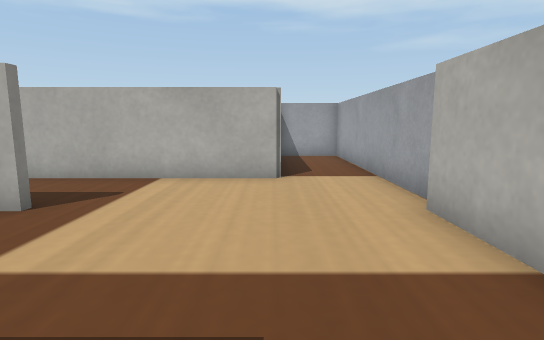
view 1 (above)

17 first-person views from a walk through a world built for the Webots simulator. The camera is 0.06 m above the floor, tilts 8° down and sees 80° across. The floor is counted in squares, 0.05 m on a side. Each view is taken from the middle of a square. On the plan, view 1 faces up. The plan holds only what a view shows up to about 13 squares ahead; the rest is blank. The robots in the file are not drawn. Webots' stock objects and surfaces are drawn as simple stand-ins.

view 2
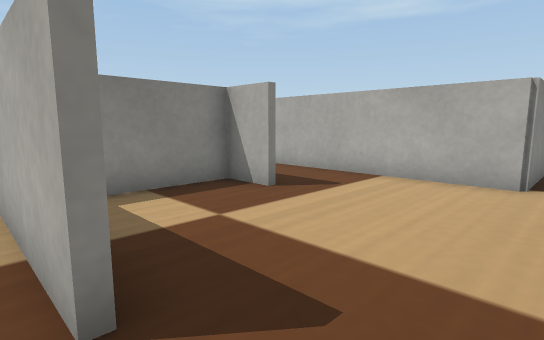

view 3
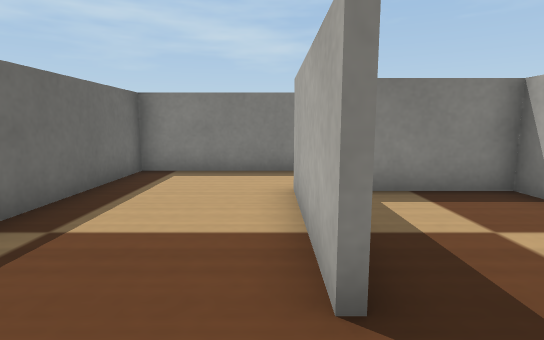

view 4
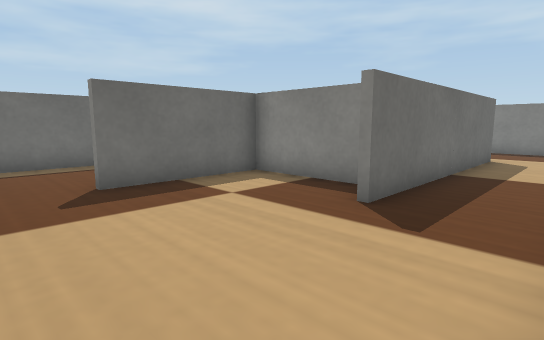

view 5
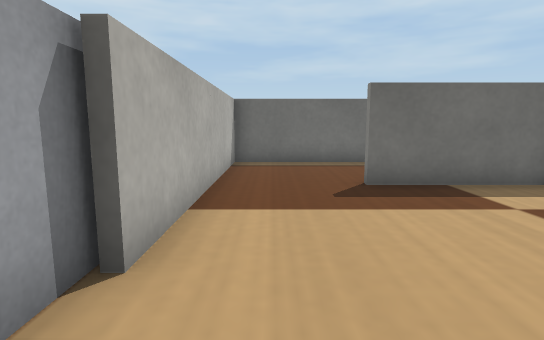

view 6
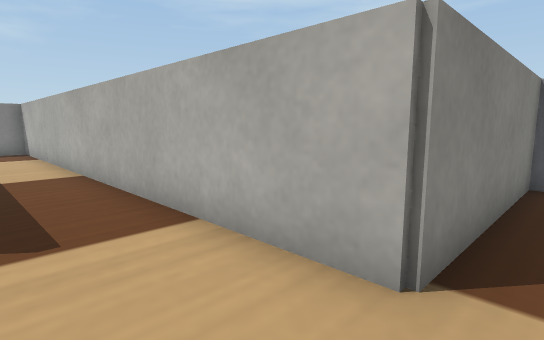

view 7
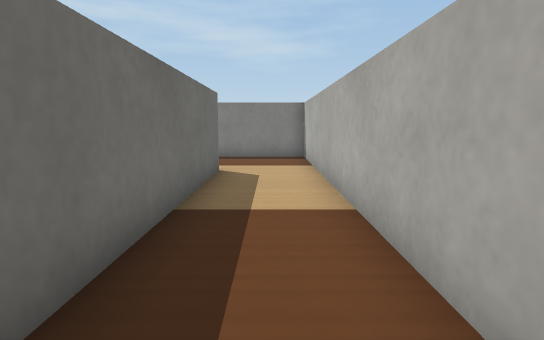

view 8
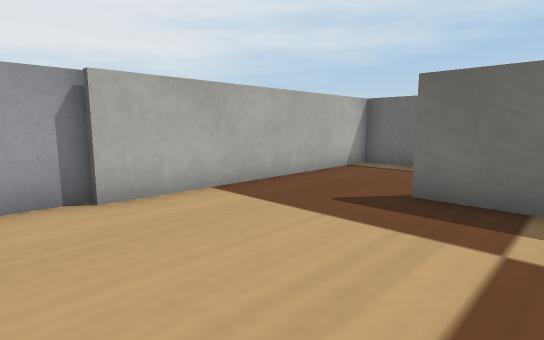

view 9
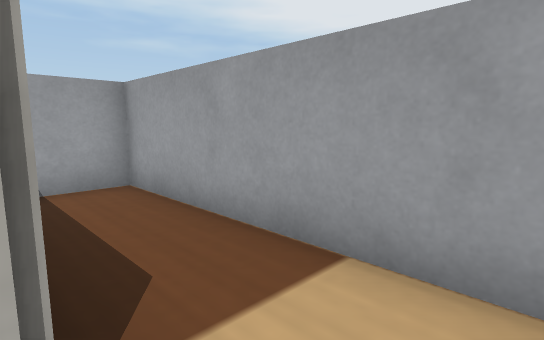

view 10
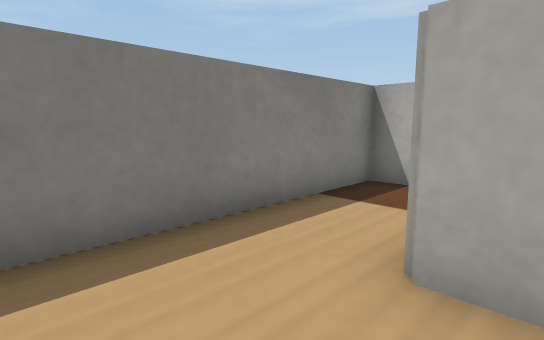

view 11
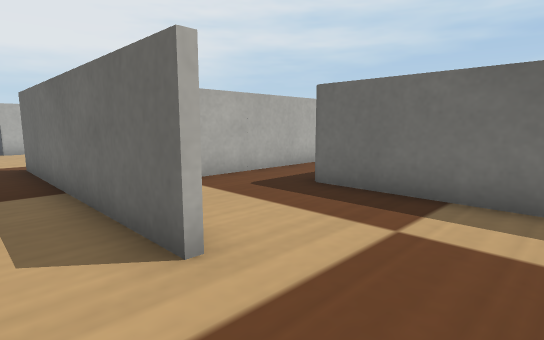

view 12
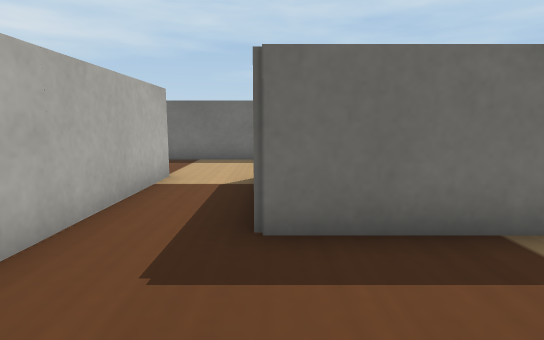

view 13
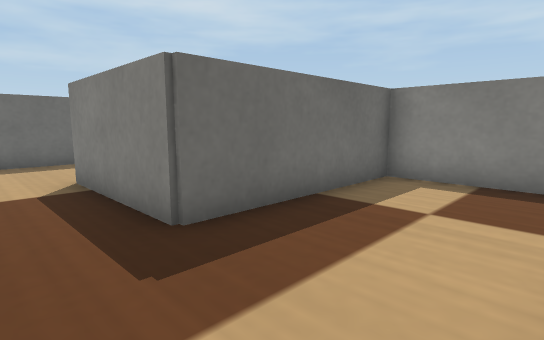

view 14
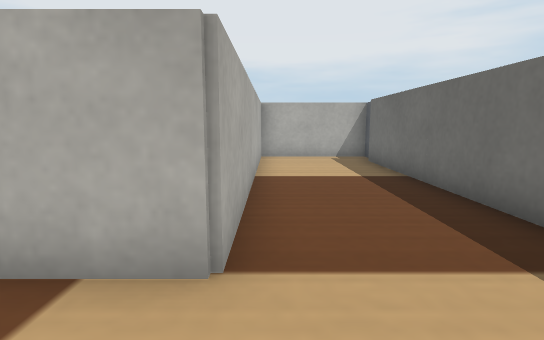

view 15
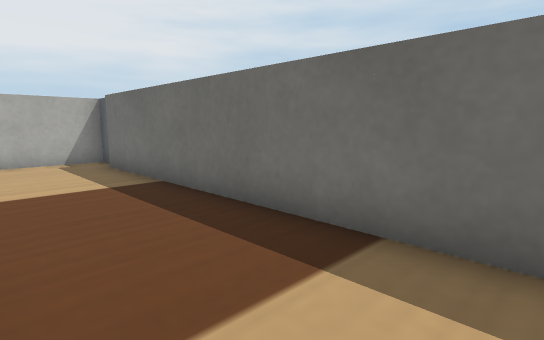

view 16
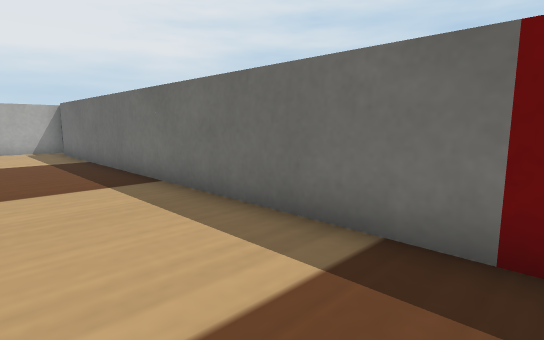

view 17
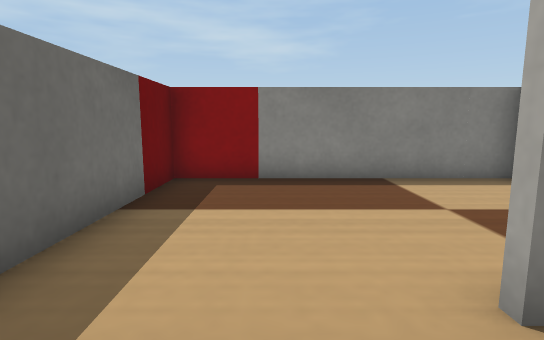

### Floor plan
Points are (right, up) in squares from view 1. A wall is a line through its corners. A room is listed if a view was taken in it or the views show most of it. See-through windows are left out.
Room 1 (views 1, 2, 3, 10)
walls: (-0.9, 0.4) (-5, 0.4); (-7.4, 4.4) (-7.4, -3.4) (2.2, -3.4) (2.2, 1.5)
ways out: opening at (0.5, 1) to room 2
Room 2 (views 4, 5, 6, 7, 8, 9, 11)
walls: (-3.4, 4.4) (-4.8, 4.4) (-4.8, 0.6) (-0.9, 0.6); (2.5, 4.2) (2.5, 12.5) (0.2, 12.5) (0.2, 7.2) (-15.2, 7.2) (-15.2, 4.5); (2.2, 1.5) (2.2, 4.5); (-11.6, 4.6) (-3.5, 4.6)
ways out: opening at (0.5, 1) to room 1; opening at (-13, 5) to room 5
Room 3 (views 12, 13, 14, 15, 17)
walls: (-10.4, -7.2) (0.8, -7.2); (-11.5, 0.6) (-9.8, 0.6) (-9.8, -3.5); (2.2, -7.5) (2.2, -3.5) (-7.6, -3.5) (-7.6, 2)
ways out: opening at (-10, -5) to room 4; opening at (-10.5, 3) to room 5
Room 4 (view 16)
walls: (-15.2, 1) (-15.2, -7.2) (-10.4, -7.2)
ways out: opening at (-10, -5) to room 3
Room 5 (no view inside)
walls: (-15.2, 4.5) (-15.2, 1); (-15.2, 0.6) (-11.5, 0.6)
ways out: opening at (-13, 5) to room 2; opening at (-10.5, 3) to room 3

Where each view was taken, in squares from view 1:
view 1: 0 up, 0 right, facing up
view 2: 0 up, 1 right, facing up-left
view 3: 0 up, 1 right, facing left
view 4: 7 up, 1 right, facing down-left
view 5: 7 up, 1 right, facing down
view 6: 5 up, 1 right, facing up-left
view 7: 6 up, 3 left, facing left
view 8: 6 up, 3 left, facing down-right
view 9: 6 up, 0 right, facing up-right
view 10: 2 down, 4 left, facing up-left
view 11: 6 up, 14 left, facing down-right
view 12: 4 up, 10 left, facing down
view 13: 4 up, 8 left, facing down-left
view 14: 4 down, 10 left, facing right
view 15: 4 down, 9 left, facing down-right
view 16: 4 down, 14 left, facing down-right
view 17: 5 down, 8 left, facing left
